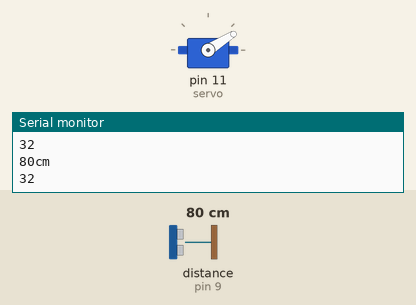
A sketch run on a simulated Arduino Uno, built with avr-gcc and run on an emulated ATmega328P. Shown: servo, the last lines printed to the serial monitor. Wiring (inferred from the names in the program): ultrasonic range finder: trigger pin 10; echo pin 9. The inputs (shaded band) are chosen by the test bench; at power-on: distance to the obstacle (sensor on pin 9) 80 cm. The echo pulse lasts 58.3 µs per cm.

Above: at 1.2 s.
1.3 s: distance to the obstacle (sensor on pin 9) set to 18 cm
At 1.9 s:
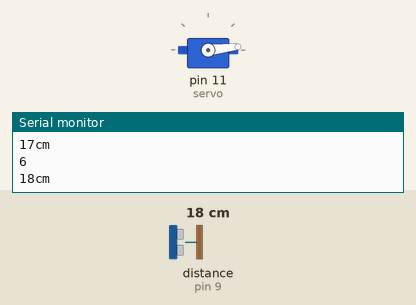
4.3 s: distance to the obstacle (sensor on pin 9) set to 120 cm
5.8 s: distance to the obstacle (sensor on pin 9) set to 250 cm
At 6.4 s:
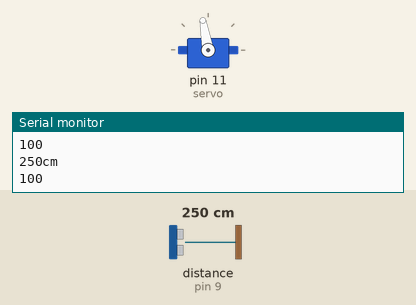
7.3 s: distance to the obstacle (sensor on pin 9) set to 299 cm
At 8.7 s:
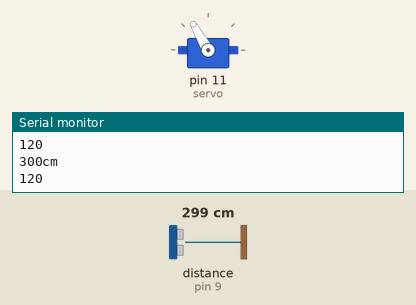
Timing chart, 0 to 9.8 s (numbered marks = the images above; inputs shaded):
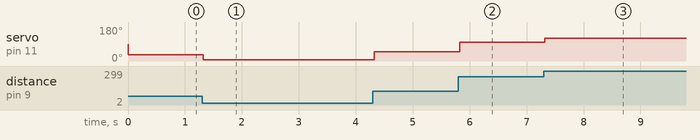

Measured:
- after the input at 1.3 s, servo on pin 11 (servo): alternates 7° for 0.02 s and 6° for 0.01 s, starting at once
- after the input at 5.8 s, servo on pin 11 (servo): 48° → 100° at once
- after the input at 7.3 s, servo on pin 11 (servo): 100° → 120° at once

The sketch:

segundo_servo_code.ino
```cpp
#include <Servo.h>

Servo servo;

const int TrigPin = 10;
const int EchoPin = 9;

int distancia_ultrasonica = 0;

void setup() {

  pinMode(TrigPin, OUTPUT);
  pinMode(EchoPin, INPUT);

  servo.attach(11);

  Serial.begin(9600);

}

void loop() {

  ultrasonico();

//map(value, fromLow, fromHigh, toLow, toHigh)
int controle = map(distancia_ultrasonica, 0, 450, 0, 180);

  servo.write(controle);
  //90 = parado 180 = girar para um lado 0 = girar para o outro lado

  Serial.println(controle);

}


void ultrasonico(){

  delayMicroseconds(2);
  digitalWrite(TrigPin, HIGH);
  delayMicroseconds(13);
  digitalWrite(TrigPin, LOW);
  delayMicroseconds(2);

  int leitura_echo = pulseIn(EchoPin, HIGH);

  distancia_ultrasonica = leitura_echo / 58;

  Serial.print(distancia_ultrasonica);
  Serial.println("cm");
  Serial.println();

}
```
